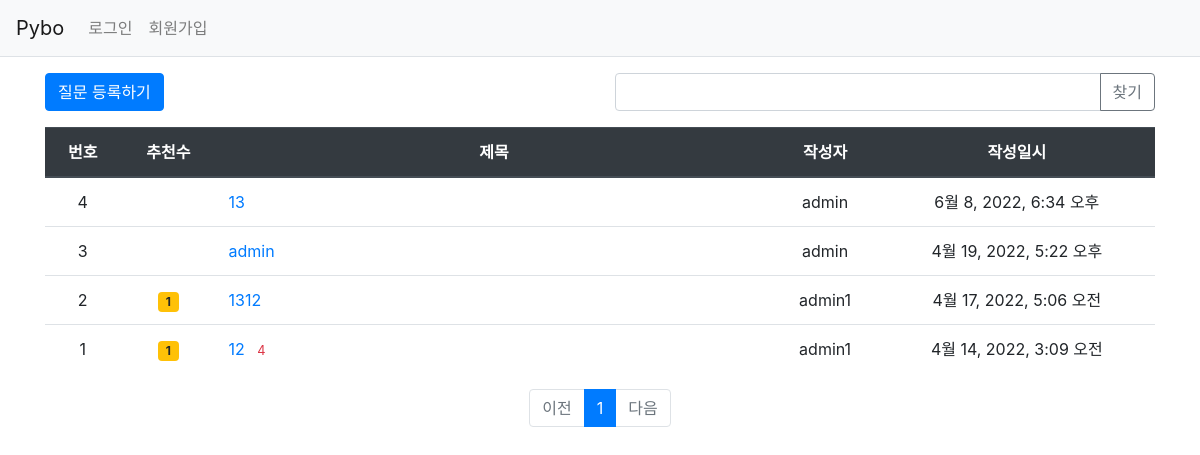
Before: / with the older database file.
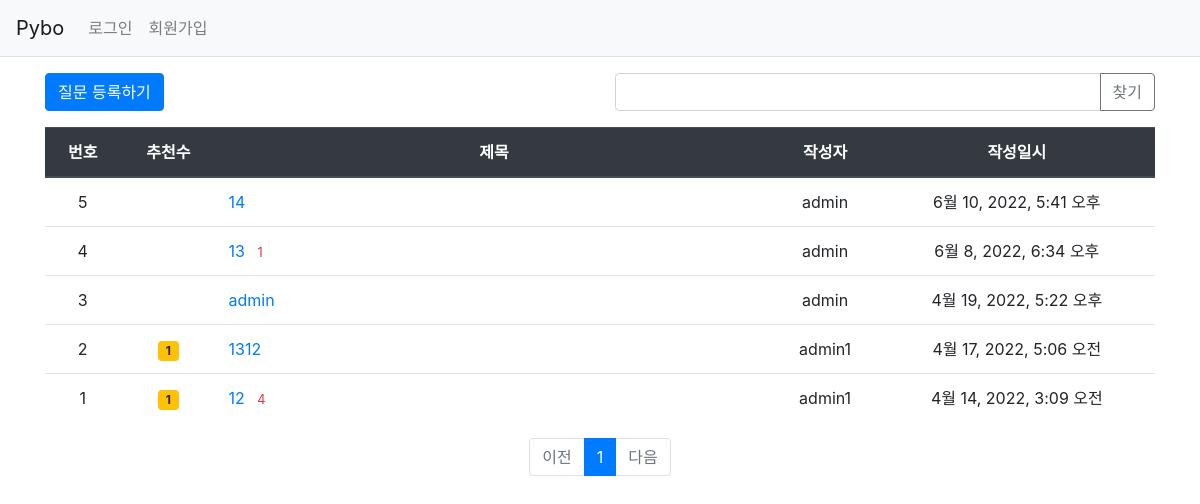
After: the same page with the newer database file.
### myapp/models.py (models this page shows, shortened)
class Question(models.Model):
    subject = models.CharField(max_length=200) # 제목(최대글자수)
    content = models.TextField() # 내용
    create_date = models.DateTimeField(auto_now_add=True) # 작성일
    author = models.ForeignKey(User, on_delete=models.CASCADE, related_name='author_question') # 작성자
    modify_date = models.DateTimeField(null=True, blank=True) # 수정일
    voter = models.ManyToManyField(User, related_name='voter_question') # 추천인

### myapp/views.py (the view, shortened to what this page needs)
# urls.py: path('', views.index, name='index'),
def index(request):
    page = request.GET.get('page','1') # 페이지
    kw = request.GET.get('kw',"")
    question_list = Question.objects.order_by('-create_date') # 조회
    paginator = Paginator(question_list, 10) # 페이지당 10개씩 보이기
    max_index = len(paginator.page_range)
    page_obj = paginator.get_page(page)
    context = {'question_list' : page_obj, 'max_index':max_index, 'page':page, 'kw':kw}
    return render(request, 'question_list.html', context)

### myapp/templatetags/myapp_filter.py (called while the page is built)
@register.filter
def sub(value, arg):
    return value - arg

### templates/question_list.html (shortened to what this page needs)
{% extends 'base.html' %}
{% load myapp_filter %}
{% block content %}
<!-- {% load static %}
<link rel="stylesheet" type="text/css" href="{% static 'bootstrap.min.css' %}"> -->
<div class="container my-3">
    <div class="row my-3">
        <div class="col-6">
            <a href="{% url 'myapp:question_create' %}" class="btn btn-primary"> 질문 등록하기</a>
        </div>
        <div class="col-6">
            <div class="input-group">
                <input type="text" id="search_kw" class="form-control" value="{{ kw|default_if_none:'' }}">
                <div class="input-group-append">
                    <button class="btn btn-outline-secondary" type="button" id="btn_search">찾기</button>
                </div>
            </div>
        </div>
    </div>
    <table class="table">
        <thead>
            <tr class="text-center thead-dark">
                <th>번호</th>
                <th>추천수</th>
                <th style="width:50%">제목</th>
                <th>작성자</th>
                <th>작성일시</th>
            </tr>
        </thead>
        <tbody>
            {% if question_list %}
            {% for question in question_list %}
            <tr class="text-center">
                <td>
                    {{ question_list.paginator.count|sub:question_list.start_index|sub:forloop.counter0|add:1 }}
                </td>
                <td>
                    {% if question.voter.all.count > 0 %}
                    <span class="badge badge-warning px-2 py-1"> {{ question.voter.all.count }}</span>
                    {% endif %}
                </td>
                <td class="text-left">
                    <a href="{% url 'myapp:detail' question.id %}">{{ question.subject }}</a>
                    {% if question.answer_set.count > 0 %}
                    <span class="text-danger small ml-2">{{ question.answer_set.count }}</span>
                    {% endif %}
                </td>
                <td>{{ question.author.username }}</td>
                <td>{{ question.create_date }}</td>
            </tr>
            {% endfor %}
            {% else %}
            <tr>
                <td colspan="3">질문 없습니다.</td>
            </tr>
            {% endif %}
        </tbody>
    </table>
    <ul class="pagination justify-content-center">
        {% if question_list.has_previous %}
        <li class="page-item">
            <a class="page-link" data-page="{{ question_list.previous_page_number }}"
            href="javascript:void(0)">이전</a>
        </li>
        {% else %}
        <li class="page-item disabled">
            <a class="page-link" tabindex="-1" aria-disabled="true" href="javascript:void(0)">이전</a>
        </li>
        {% endif %}
        {% for page_number in question_list.paginator.page_range %}
        {% if page_number >= question_list.number|add:-5 and page_number <= question_list.number|add:5 %}
            {% if page_number == question_list.number %}
            <li class="page-item active" aria-current="page">
                <a class="page-link" data-page="{{ page_number }}"
                href="javascript:void(0)">{{ page_number }}</a>
            </li>
            {% else %}
            <li class="page-item">
                <a class="page-link" data-page="{{ page_number }}"
                href="javascript:void(0)">{{ page_number }}</a>
            </li>
            {% endif %}
        {% endif %}
        {% endfor %}
        {% if question_list.has_next %}
        <li class="page-item">
            <a class="page-link" data-page="{{ question_list.next_page_number }}"
            href="javascript:void(0)">다음</a>
        </li>
        {% else %}
        <li class="page-item disabled">
            <a class="page-link" tabindex="-1" aria-disabled="true" href="javascript:void(0)">다음</a>
        </li>
        {% endif %}
    </ul>
</div>
{% endblock %}

Changed rows visible on the page:
added Question: paginator.count|sub "5", subject "14", author.username "admin", create_date "6월 10, 2022, 5:41 오후"
shown differently, row unchanged: Question "6월 8, 2022, 6:34 오후": answer_set.count (not shown) → "1"
